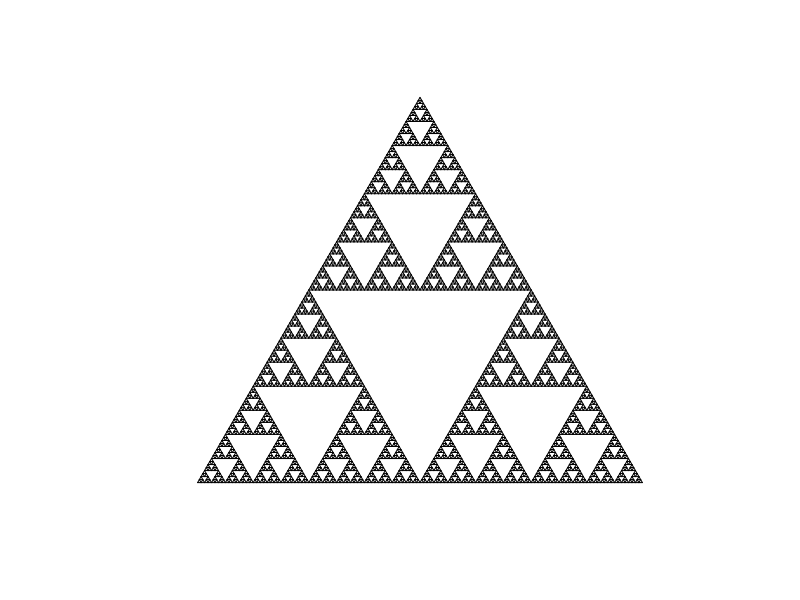

This chart was generated by the following R code:
#=====================
# Sierpinski Gasket
#=====================

# This algorithm iterates functions on a starting set to create the Sierpinski Gasket. 
#
# The starting set is defined as a LIST of PAIRS of points in the plane.
#
# Each PAIR of points corresponds to a straight line drawn between them.
#
# The functions are applied to each of the endpoints, creating a new list of pairs of points.
#
# This process is repeated for the specified number of iterations.
#
# Finally, the resulting set is plotted by drawing lines between the pairs of points.
#

  # = Pick the number of iterations =
  N <- 7

  # = Define the functions =
  f_1 <- function(x){
    (1/2)*x
  }
  
  f_2 <- function(x){
    (1/2)*x + c(1/2,0)
  }
  
  f_3 <- function(x){
    (1/2)*x + c(1/4,sqrt(3)/4)
  }
  
  # = Define the starting set as a list of pairs of points =
  
  A <- c(0,0)
  B <- c(1,0)
  C <- c(1/2, sqrt(3)/2)
  
  AB<-list()
  AB[[1]]<-A
  AB[[2]]<-B
  
  BC<-list()
  BC[[1]]<-B
  BC[[2]]<-C
  
  CA<-list()
  CA[[1]]<-C
  CA[[2]]<-A
  
  S<-list()
  S[[1]]<-AB
  S[[2]]<-BC
  S[[3]]<-CA
  
  # = = = = = = = = = = = = = = = = = = = = = = = = =
  
  
  # = Define the functions on lists of two elements =
  
  F_1 <- function(X){
    Y <- list()
    Y[[1]]<-f_1(X[[1]])
    Y[[2]]<-f_1(X[[2]])
    Y
  }
  
  F_2 <- function(X){
    Y <- list()
    Y[[1]]<-f_2(X[[1]])
    Y[[2]]<-f_2(X[[2]])
    Y
  }
  
  F_3 <- function(X){
    Y <- list()
    Y[[1]]<-f_3(X[[1]])
    Y[[2]]<-f_3(X[[2]])
    Y
  }
  
  # = = = = = = = = = = = = 
  
  
  
  # = Iterate the functions =
  
  FF <- list()
  
  for(i in 1:N){
    
    for(j in 1:length(S)){
      
      FF[[j]] <- list(F_1(S[[j]]),
                      F_2(S[[j]]),
                      F_3(S[[j]]))
    }
    
    S <- unlist(FF, recursive = FALSE)
    
  }
  
  # = Plot the lines between the pairs of points in the list S
 
  X_1<-vector()
  Y_1<-vector()
  X_2<-vector()
  Y_2<-vector()
  
  for(j in 1:length(S)){
   p <- S[[j]][[1]]
    X_1[j] <- p[1]
    Y_1[j] <- p[2]
  
  q <- S[[j]][[2]]
  X_2[j] <- q[1]
  Y_2[j] <- q[2]
  
 } 
  

  
  plot(c(X_1[1], X_2[1]), c(Y_1[1], Y_2[1]), type="l", xlim = c(0,1), ylim=c(0,sqrt(3)/2), asp=1, xlab="", ylab="", axes=FALSE)
  
 for(j in 2:length(S)){
   lines(c(X_1[j], X_2[j]), c(Y_1[j], Y_2[j]))
 }
  
  
  












